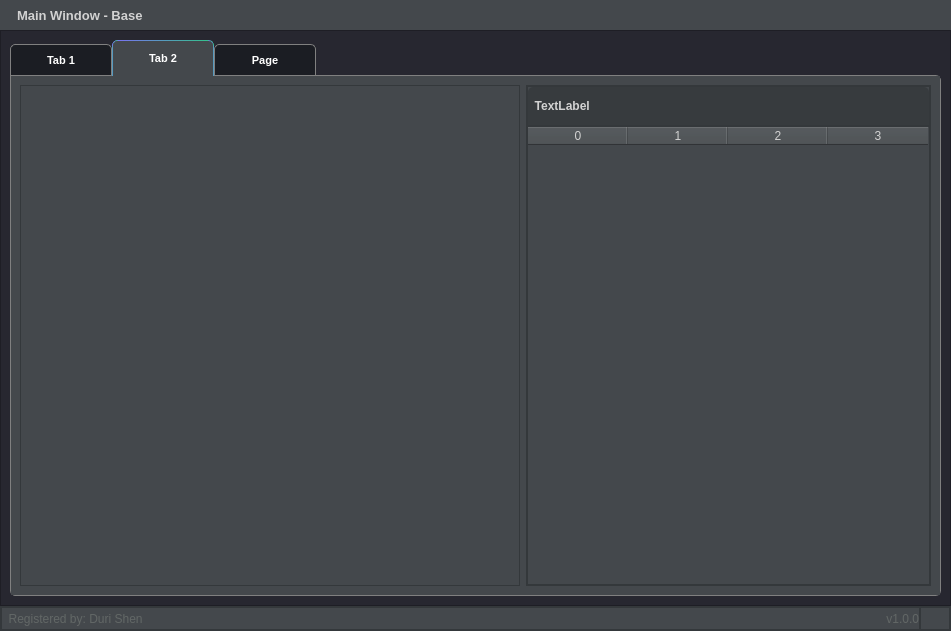
<?xml version="1.0" encoding="UTF-8"?>
<ui version="4.0">
 <class>MainWindow</class>
 <widget class="QMainWindow" name="MainWindow">
  <property name="geometry">
   <rect>
    <x>0</x>
    <y>0</y>
    <width>951</width>
    <height>631</height>
   </rect>
  </property>
  <property name="windowTitle">
   <string>MainWindow</string>
  </property>
  <property name="styleSheet">
   <string notr="true"/>
  </property>
  <widget class="QWidget" name="centralwidget">
   <property name="styleSheet">
    <string notr="true">color: rgb(210, 210, 210);</string>
   </property>
   <layout class="QHBoxLayout" name="horizontalLayout">
    <property name="spacing">
     <number>0</number>
    </property>
    <property name="leftMargin">
     <number>0</number>
    </property>
    <property name="topMargin">
     <number>0</number>
    </property>
    <property name="rightMargin">
     <number>0</number>
    </property>
    <property name="bottomMargin">
     <number>0</number>
    </property>
    <item>
     <widget class="QFrame" name="frame_main">
      <property name="styleSheet">
       <string notr="true"/>
      </property>
      <property name="frameShape">
       <enum>QFrame::NoFrame</enum>
      </property>
      <property name="frameShadow">
       <enum>QFrame::Raised</enum>
      </property>
      <layout class="QVBoxLayout" name="verticalLayout">
       <property name="spacing">
        <number>0</number>
       </property>
       <property name="leftMargin">
        <number>0</number>
       </property>
       <property name="topMargin">
        <number>0</number>
       </property>
       <property name="rightMargin">
        <number>0</number>
       </property>
       <property name="bottomMargin">
        <number>0</number>
       </property>
       <item>
        <widget class="QFrame" name="frame_top">
         <property name="enabled">
          <bool>true</bool>
         </property>
         <property name="sizePolicy">
          <sizepolicy hsizetype="Preferred" vsizetype="Preferred">
           <horstretch>0</horstretch>
           <verstretch>0</verstretch>
          </sizepolicy>
         </property>
         <property name="maximumSize">
          <size>
           <width>16777215</width>
           <height>30</height>
          </size>
         </property>
         <property name="styleSheet">
          <string notr="true">background-color: transparent;</string>
         </property>
         <property name="frameShape">
          <enum>QFrame::NoFrame</enum>
         </property>
         <property name="frameShadow">
          <enum>QFrame::Raised</enum>
         </property>
         <layout class="QHBoxLayout" name="horizontalLayout_2">
          <property name="spacing">
           <number>0</number>
          </property>
          <property name="leftMargin">
           <number>0</number>
          </property>
          <property name="topMargin">
           <number>0</number>
          </property>
          <property name="rightMargin">
           <number>0</number>
          </property>
          <property name="bottomMargin">
           <number>0</number>
          </property>
          <item>
           <widget class="QFrame" name="frame_titleBar_title">
            <property name="styleSheet">
             <string notr="true">background-color: rgb(68, 72, 76);</string>
            </property>
            <property name="frameShape">
             <enum>QFrame::NoFrame</enum>
            </property>
            <property name="frameShadow">
             <enum>QFrame::Raised</enum>
            </property>
            <layout class="QHBoxLayout" name="horizontalLayout_4">
             <item>
              <widget class="QLabel" name="label_title">
               <property name="sizePolicy">
                <sizepolicy hsizetype="Preferred" vsizetype="Preferred">
                 <horstretch>0</horstretch>
                 <verstretch>0</verstretch>
                </sizepolicy>
               </property>
               <property name="font">
                <font>
                 <family>Segoe UI</family>
                 <pointsize>10</pointsize>
                 <weight>75</weight>
                 <bold>true</bold>
                </font>
               </property>
               <property name="styleSheet">
                <string notr="true">background: transparent;
margin-left: 5px;</string>
               </property>
               <property name="text">
                <string>Main Window - Base</string>
               </property>
              </widget>
             </item>
            </layout>
           </widget>
          </item>
          <item>
           <widget class="QFrame" name="frame_titleBar_btns">
            <property name="maximumSize">
             <size>
              <width>120</width>
              <height>16777215</height>
             </size>
            </property>
            <property name="styleSheet">
             <string notr="true">background-color: rgb(68, 72, 76);</string>
            </property>
            <property name="frameShape">
             <enum>QFrame::NoFrame</enum>
            </property>
            <property name="frameShadow">
             <enum>QFrame::Raised</enum>
            </property>
            <layout class="QHBoxLayout" name="horizontalLayout_3">
             <property name="spacing">
              <number>0</number>
             </property>
             <property name="leftMargin">
              <number>0</number>
             </property>
             <property name="topMargin">
              <number>0</number>
             </property>
             <property name="rightMargin">
              <number>0</number>
             </property>
             <property name="bottomMargin">
              <number>0</number>
             </property>
             <item>
              <widget class="QPushButton" name="btn_minimize">
               <property name="sizePolicy">
                <sizepolicy hsizetype="Minimum" vsizetype="Expanding">
                 <horstretch>0</horstretch>
                 <verstretch>0</verstretch>
                </sizepolicy>
               </property>
               <property name="toolTip">
                <string>Minimize</string>
               </property>
               <property name="styleSheet">
                <string notr="true">QPushButton {	
	border: none;
	background-color: transparent;
}
QPushButton:hover {
	background-color: rgb(44, 49, 60)
}
QPushButton:pressed {	
	background-color: rgb(85, 170, 255);
}</string>
               </property>
               <property name="text">
                <string/>
               </property>
               <property name="icon">
                <iconset>
                 <normaloff>icons/16x16/cil-window-minimize.png</normaloff>icons/16x16/cil-window-minimize.png</iconset>
               </property>
              </widget>
             </item>
             <item>
              <widget class="QPushButton" name="btn_maximize">
               <property name="sizePolicy">
                <sizepolicy hsizetype="Minimum" vsizetype="Expanding">
                 <horstretch>0</horstretch>
                 <verstretch>0</verstretch>
                </sizepolicy>
               </property>
               <property name="toolTip">
                <string>Maximize</string>
               </property>
               <property name="styleSheet">
                <string notr="true">QPushButton {	
	border: none;
	background-color: transparent;
}
QPushButton:hover {
	background-color: rgb(44, 49, 60)
}
QPushButton:pressed {	
	background-color: rgb(85, 170, 255);
}</string>
               </property>
               <property name="text">
                <string/>
               </property>
               <property name="icon">
                <iconset>
                 <normaloff>icons/16x16/cil-window-maximize.png</normaloff>icons/16x16/cil-window-maximize.png</iconset>
               </property>
              </widget>
             </item>
             <item>
              <widget class="QPushButton" name="btn_close">
               <property name="sizePolicy">
                <sizepolicy hsizetype="Minimum" vsizetype="Expanding">
                 <horstretch>0</horstretch>
                 <verstretch>0</verstretch>
                </sizepolicy>
               </property>
               <property name="toolTip">
                <string>Close</string>
               </property>
               <property name="styleSheet">
                <string notr="true">QPushButton {	
	border: none;
	background-color: transparent;
}
QPushButton:hover {
	background-color: rgb(44, 49, 60)
}
QPushButton:pressed {	
	background-color: rgb(85, 170, 255);
}</string>
               </property>
               <property name="text">
                <string/>
               </property>
               <property name="icon">
                <iconset>
                 <normaloff>icons/16x16/cil-x.png</normaloff>icons/16x16/cil-x.png</iconset>
               </property>
              </widget>
             </item>
            </layout>
           </widget>
          </item>
         </layout>
        </widget>
       </item>
       <item>
        <widget class="QFrame" name="frame_center">
         <property name="styleSheet">
          <string notr="true"/>
         </property>
         <property name="frameShape">
          <enum>QFrame::NoFrame</enum>
         </property>
         <property name="frameShadow">
          <enum>QFrame::Raised</enum>
         </property>
         <layout class="QHBoxLayout" name="horizontalLayout_5">
          <property name="spacing">
           <number>0</number>
          </property>
          <property name="leftMargin">
           <number>0</number>
          </property>
          <property name="topMargin">
           <number>0</number>
          </property>
          <property name="rightMargin">
           <number>0</number>
          </property>
          <property name="bottomMargin">
           <number>0</number>
          </property>
          <item>
           <widget class="QFrame" name="frame">
            <property name="styleSheet">
             <string notr="true">background-color: rgb(39, 39, 48);</string>
            </property>
            <property name="frameShape">
             <enum>QFrame::StyledPanel</enum>
            </property>
            <property name="frameShadow">
             <enum>QFrame::Raised</enum>
            </property>
            <layout class="QVBoxLayout" name="verticalLayout_2">
             <property name="spacing">
              <number>0</number>
             </property>
             <item>
              <widget class="QTabWidget" name="tabWidget">
               <property name="font">
                <font>
                 <family>Segoe UI</family>
                 <pointsize>8</pointsize>
                 <weight>75</weight>
                 <bold>true</bold>
                </font>
               </property>
               <property name="layoutDirection">
                <enum>Qt::LeftToRight</enum>
               </property>
               <property name="autoFillBackground">
                <bool>false</bool>
               </property>
               <property name="styleSheet">
                <string notr="true">QTabWidget::pane {
	border: 1px solid gray;
	border-top-right-radius:5px;
	border-bottom-right-radius:5px;
	border-bottom-left-radius:5px;
	top: -1.5px;
}

QTabBar::tab {
	color: rgb(255, 255, 255);
	border: 1px solid gray;
	border-bottom:0px;
	background-color: rgb(27, 29, 35);
	min-width: 100px;
	min-height: 30px;
	margin-right:0px;
	border-top-left-radius:5px;
	border-top-right-radius:5px;
}

QTabBar::tab:hover {
	background-color: qlineargradient(spread:pad, x1:0, y1:0, x2:1, y2:0, stop:0 rgba(121, 115, 242, 255), stop:1 rgba(52, 194, 140, 255));
}

QTabBar::tab:selected {
border-color: qlineargradient(spread:pad, x1:0, y1:0, x2:1, y2:0, stop:0 rgba(121, 115, 242, 255), stop:1 rgba(52, 194, 140, 255));
	color: rgb(255, 255, 255);
	background-color: rgb(68, 72, 76);
}

QTabBar::tab:!selected {
	margin-top:4px;
	border: 1px solid gray;
}
</string>
               </property>
               <property name="currentIndex">
                <number>1</number>
               </property>
               <property name="elideMode">
                <enum>Qt::ElideNone</enum>
               </property>
               <property name="usesScrollButtons">
                <bool>true</bool>
               </property>
               <widget class="QWidget" name="tab">
                <property name="styleSheet">
                 <string notr="true">background-color: rgb(68, 72, 76);</string>
                </property>
                <attribute name="title">
                 <string>Tab 1</string>
                </attribute>
               </widget>
               <widget class="QWidget" name="tab_2">
                <property name="styleSheet">
                 <string notr="true">background-color: rgb(68, 72, 76);</string>
                </property>
                <attribute name="title">
                 <string>Tab 2</string>
                </attribute>
                <layout class="QHBoxLayout" name="horizontalLayout_8">
                 <item>
                  <widget class="QFrame" name="frame_4">
                   <property name="minimumSize">
                    <size>
                     <width>500</width>
                     <height>0</height>
                    </size>
                   </property>
                   <property name="frameShape">
                    <enum>QFrame::StyledPanel</enum>
                   </property>
                   <property name="frameShadow">
                    <enum>QFrame::Raised</enum>
                   </property>
                  </widget>
                 </item>
                 <item>
                  <widget class="QFrame" name="frame_2">
                   <property name="frameShape">
                    <enum>QFrame::StyledPanel</enum>
                   </property>
                   <property name="frameShadow">
                    <enum>QFrame::Raised</enum>
                   </property>
                   <layout class="QVBoxLayout" name="verticalLayout_3">
                    <property name="spacing">
                     <number>0</number>
                    </property>
                    <property name="leftMargin">
                     <number>0</number>
                    </property>
                    <property name="topMargin">
                     <number>0</number>
                    </property>
                    <property name="rightMargin">
                     <number>0</number>
                    </property>
                    <property name="bottomMargin">
                     <number>0</number>
                    </property>
                    <item>
                     <widget class="QFrame" name="frame_3">
                      <property name="minimumSize">
                       <size>
                        <width>0</width>
                        <height>40</height>
                       </size>
                      </property>
                      <property name="sizeIncrement">
                       <size>
                        <width>0</width>
                        <height>0</height>
                       </size>
                      </property>
                      <property name="frameShape">
                       <enum>QFrame::StyledPanel</enum>
                      </property>
                      <property name="frameShadow">
                       <enum>QFrame::Raised</enum>
                      </property>
                      <layout class="QHBoxLayout" name="horizontalLayout_9">
                       <property name="spacing">
                        <number>0</number>
                       </property>
                       <property name="leftMargin">
                        <number>0</number>
                       </property>
                       <property name="topMargin">
                        <number>0</number>
                       </property>
                       <property name="rightMargin">
                        <number>0</number>
                       </property>
                       <property name="bottomMargin">
                        <number>0</number>
                       </property>
                       <item>
                        <widget class="QLabel" name="label">
                         <property name="font">
                          <font>
                           <family>Segoe UI</family>
                           <weight>75</weight>
                           <bold>true</bold>
                          </font>
                         </property>
                         <property name="styleSheet">
                          <string notr="true">background-color: rgb(55, 59, 62);
border-top-right-radius: 5px;
border-top-left-radius: 5px;</string>
                         </property>
                         <property name="text">
                          <string>  TextLabel</string>
                         </property>
                        </widget>
                       </item>
                      </layout>
                     </widget>
                    </item>
                    <item>
                     <widget class="QTableWidget" name="tableWidget">
                      <column>
                       <property name="text">
                        <string>0</string>
                       </property>
                      </column>
                      <column>
                       <property name="text">
                        <string>1</string>
                       </property>
                      </column>
                      <column>
                       <property name="text">
                        <string>2</string>
                       </property>
                      </column>
                      <column>
                       <property name="text">
                        <string>3</string>
                       </property>
                      </column>
                     </widget>
                    </item>
                   </layout>
                  </widget>
                 </item>
                </layout>
               </widget>
               <widget class="QWidget" name="tab_3">
                <property name="styleSheet">
                 <string notr="true">background-color: rgb(68, 72, 76);</string>
                </property>
                <attribute name="title">
                 <string>Page</string>
                </attribute>
               </widget>
              </widget>
             </item>
            </layout>
           </widget>
          </item>
         </layout>
        </widget>
       </item>
       <item>
        <widget class="QFrame" name="frame_bottom">
         <property name="minimumSize">
          <size>
           <width>0</width>
           <height>25</height>
          </size>
         </property>
         <property name="styleSheet">
          <string notr="true">background-color: rgb(68, 72, 76);</string>
         </property>
         <property name="frameShape">
          <enum>QFrame::StyledPanel</enum>
         </property>
         <property name="frameShadow">
          <enum>QFrame::Raised</enum>
         </property>
         <layout class="QHBoxLayout" name="horizontalLayout_7">
          <property name="spacing">
           <number>0</number>
          </property>
          <property name="leftMargin">
           <number>0</number>
          </property>
          <property name="topMargin">
           <number>0</number>
          </property>
          <property name="rightMargin">
           <number>0</number>
          </property>
          <property name="bottomMargin">
           <number>0</number>
          </property>
          <item>
           <widget class="QFrame" name="frame_bottom_label">
            <property name="frameShape">
             <enum>QFrame::StyledPanel</enum>
            </property>
            <property name="frameShadow">
             <enum>QFrame::Raised</enum>
            </property>
            <layout class="QHBoxLayout" name="horizontalLayout_6">
             <property name="spacing">
              <number>0</number>
             </property>
             <property name="leftMargin">
              <number>0</number>
             </property>
             <property name="topMargin">
              <number>0</number>
             </property>
             <property name="rightMargin">
              <number>0</number>
             </property>
             <property name="bottomMargin">
              <number>0</number>
             </property>
             <item>
              <widget class="QLabel" name="label_registered">
               <property name="font">
                <font>
                 <family>Segoe UI</family>
                </font>
               </property>
               <property name="styleSheet">
                <string notr="true">color: rgb(98, 103, 102);</string>
               </property>
               <property name="text">
                <string>  Registered by: Duri Shen</string>
               </property>
              </widget>
             </item>
             <item>
              <widget class="QLabel" name="label_version">
               <property name="font">
                <font>
                 <family>Segoe UI</family>
                </font>
               </property>
               <property name="styleSheet">
                <string notr="true">color: rgb(98, 103, 102);</string>
               </property>
               <property name="text">
                <string>v1.0.0</string>
               </property>
               <property name="alignment">
                <set>Qt::AlignRight|Qt::AlignTrailing|Qt::AlignVCenter</set>
               </property>
              </widget>
             </item>
            </layout>
           </widget>
          </item>
          <item>
           <widget class="QFrame" name="frame_bottom_sizegrip">
            <property name="maximumSize">
             <size>
              <width>30</width>
              <height>30</height>
             </size>
            </property>
            <property name="styleSheet">
             <string notr="true">QSizeGrip{
	background-image: url(:/16x16/icons/16x16/cil-size-grip.png);
	background-position: center;
	background-repeat: no-reperat;
}</string>
            </property>
            <property name="frameShape">
             <enum>QFrame::StyledPanel</enum>
            </property>
            <property name="frameShadow">
             <enum>QFrame::Raised</enum>
            </property>
           </widget>
          </item>
         </layout>
        </widget>
       </item>
      </layout>
     </widget>
    </item>
   </layout>
  </widget>
 </widget>
 <resources>
  <include location="resource.qrc"/>
 </resources>
 <connections/>
</ui>
